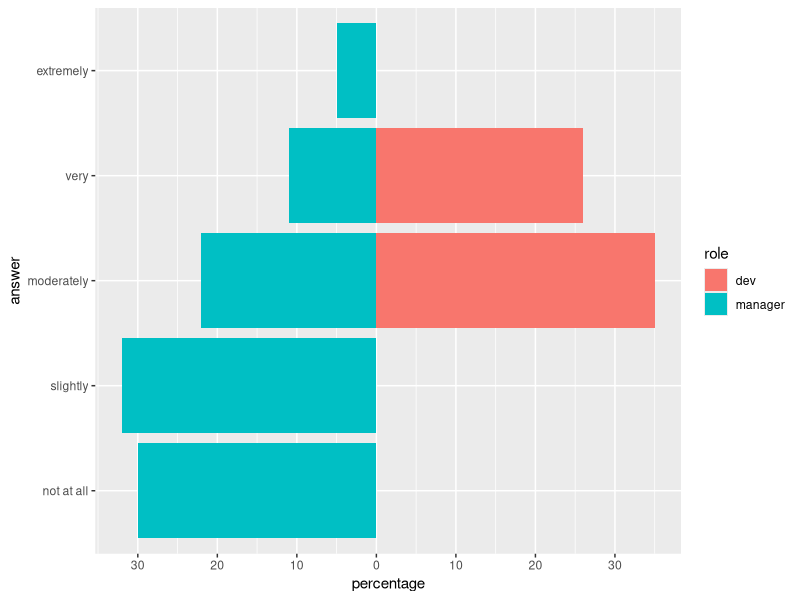

The R script that drew this image:
library(tidyverse)

# https://www.heise.de/news/Entwickler-sind-von-KI-nicht-begeistert-ihre-Manager-schon-9808503.html
# https://www.atlassian.com/software/compass/resources/state-of-developer-2024
# https://oobeya.io/blog/state-of-developer-experience-in-2024-key-findings-and-highlights/

# How much AI tools are improving developer productivity today
dta <- tribble(
  ~role, ~answer, ~percentage,
  "manager", "not at all", 30,
  "manager", "slightly", 32,
  "manager", "moderately", 22, 
  "manager", "very", 11, 
  "manager", "extremely", 5,
  "dev", "not at all", 0,
  "dev", "slightly", 0,
  "dev", "moderately", 35, 
  "dev", "very", 26, 
  "dev", "extremely", 0
)

label.breaks <- pretty(c(-max(dta$percentage), max(dta$percentage)))

dta %>% 
  mutate(
    # make percentage negative to have both sides of the pyramid
    percentage = case_when(
      role == "manager" ~ -percentage,
      TRUE ~ percentage
    ),
    answer = as_factor(answer)
  ) %>% 
  ggplot()+
    geom_col(aes(x=percentage, y=answer, fill=role))+
    scale_x_continuous(breaks  = label.breaks,
                       labels = abs(label.breaks)
                    )




# How much AI tools will improve developer productivity within the next two years 


# https://www.njtierney.com/post/2022/08/09/ggplot-pyramid/
